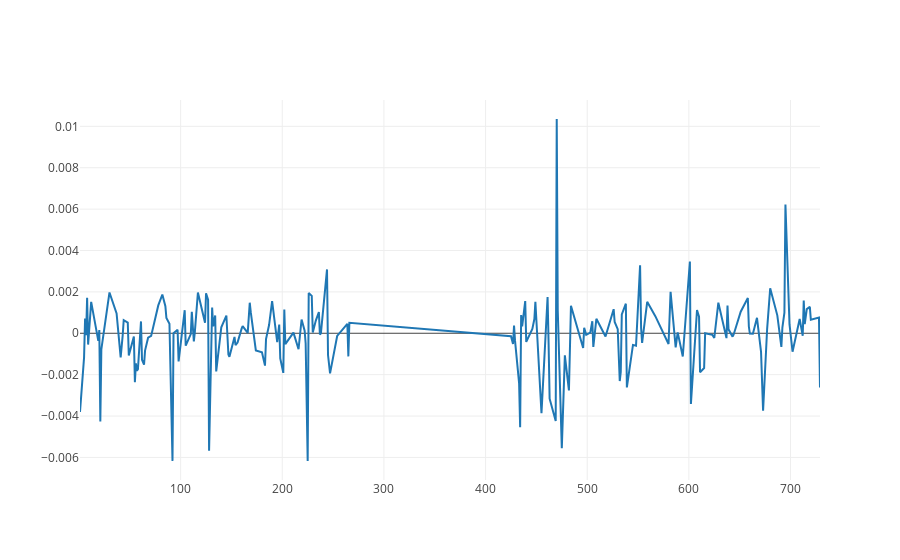

Notebook code cell kept with this figure:
### Code cell
# Chart the BTC pricing data
df_stock_train = df_train.loc[ (df_train.Market == 1) & (df_train.Stock == 1223)]
y_trace = go.Scatter(x=df_stock_train['Day'], y=df_stock_train['y'])
py.iplot([y_trace])

### Figure 1 — Plotly figure (JSON) as saved in the notebook; plotly's stock layout.template omitted (floating-point values rounded to 4 significant figures; data arrays with more than 128 entries replaced by an {"elided": "..."} marker saying what was removed)
{"data": [{"type": "scatter", "x": {"elided": "195 int values"}, "y": {"elided": "195 float values"}}], "layout": {}}
